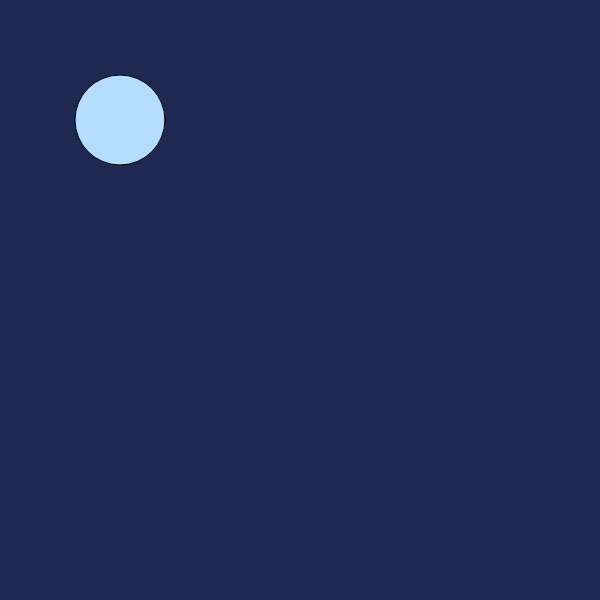
Frame 1 (no input)
Frame 60 (no input): identical to frame 1, image omitted
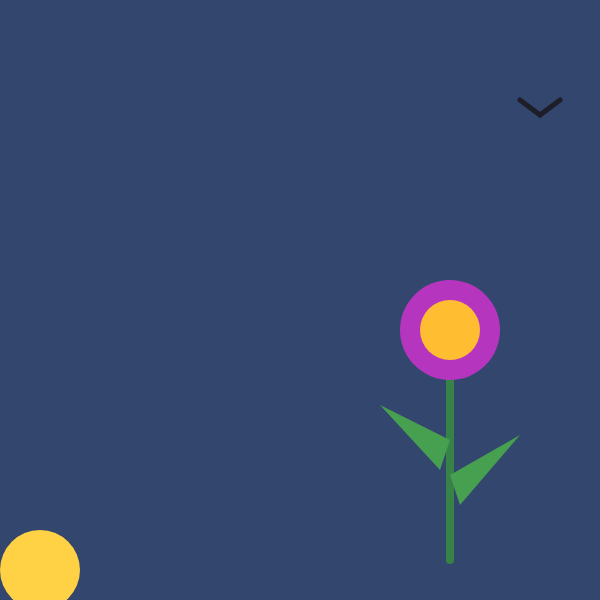
Frame 120 (the mouse pressed at the canvas centre since frame 60)

The p5.js sketch that drew these frames (run headless with seeded random() and noise() and a simulated clock; from frame 60 on, the mouse is pressed at the canvas centre):

// p5.js sketch
// ── sketch.js

let clickCount = 0;
//外圈花朵的颜色
let flowerR = 0;
let flowerG = 1;
let flowerB = 2;

function setup() {
  createCanvas(600, 600);
}
//背景颜色
function draw() {
  if (clickCount === 0) {
    background(30, 40, 80)
  } 
else if (clickCount === 1) {
    background(50, 70, 110)
  } 
else if (clickCount === 2) {
    background(70, 100, 150)
  } else if (clickCount === 3) {
    background(90, 140, 190)
  } 
else if (clickCount === 4) {
    background(120, 180, 220)
  } 
  else if (clickCount === 5) {
    background(170, 220, 245)
  }
//月亮
  if (clickCount === 0) {
fill(180, 220, 255)
circle(120, 120, 90);
  }
  //if (clickCount >0) {
  //noStrokw()
  //
 // }
  
//太阳
  //if clickCount = 0 nonono
  if (clickCount === 1) {
  push();
  translate(40, 570);
  noStroke();
  fill(255, 210, 70);
  circle(0, 0, 80);
  pop();
} else if (clickCount === 2) {
  push();
  translate(60, 470);
  noStroke();
  fill(255, 210, 70);
  circle(0, 0, 90);
  pop();
} else if (clickCount === 3) {
  push();
  translate(80, 350);
  noStroke()
  fill(255, 210, 70);
  circle(0, 0, 100);
  pop();
} else if (clickCount === 4) {
  push();
  translate(100, 220);
  noStroke();
  fill(255, 210, 70);
  circle(0, 0, 110);
  pop();
} else if (clickCount === 5) {
  push();
  translate(120, 110);
  noStroke();
  fill(255, 210, 70);
  circle(0, 0, 120);
  pop();
  }
//叶子
  if (clickCount > 0) {
    push();
    translate(450, 330);

    stroke(55, 130, 70);//小绿
    strokeWeight(8);
    line(0, 30, 0, 230);//起点X, 起点Y, 终点X, 终点Y

    noStroke();
    fill(70, 160, 80);
    //第一个点X, 第一个点Y,
 // 第二个点X, 第二个点Y,
 // 第三个点X, 第三个点Y
    triangle(0, 110, -70, 75, -10, 140);
    triangle(0, 145, 70, 105, 10, 175);

    pop();
  }
//外面的花瓣
  if (clickCount > 0) {
    let flowerSize = 100;

    if (clickCount === 1) {
      flowerSize = 100;
    } else if (clickCount === 2) {
      flowerSize = 120;
    } else if (clickCount === 3) {
      flowerSize = 150;
    } else if (clickCount === 4) {
      flowerSize = 180;
    } else if (clickCount === 5) {
      flowerSize = 200;
    }
//花的颜色
    push();
    translate(450, 330);

    noStroke();
    fill(flowerR, flowerG, flowerB);
    circle(0, 0, flowerSize);
// 中间的花心
    fill(255, 190, 50);
    circle(0, 0, 60)

    pop();
  }
//鸟
  if (clickCount > 0) {
    stroke(30, 30, 40);
    strokeWeight(5);

    if (clickCount === 1) {
      push();
      translate(540, 100);
      line(-20, 0, 0, 15);
      line(0, 15, 20, 0);
      pop();
    } else if (clickCount === 2) {
      push();
      translate(450, 130);
      line(-20, 0, 0, 15);
    
      pop();
    } else if (clickCount === 3) {
      push();
      translate(350, 160);
      line(-20, 0, 0, 15);
      line(0, 15, 20, 0);
      pop();
    } else if (clickCount === 4) {
      push();
      translate(250, 140);
      line(-20, 0, 0, 15);
      pop();
    } else if (clickCount === 5) {
      push();
      translate(190, 110);
      line(-20, 0, 0, 15);
      line(0, 15, 20, 0);
      pop();
    }
  }
}
//随机颜色
function mousePressed() {
  clickCount = clickCount + 1;

  if (clickCount > 5) {
    clickCount = 0;
  }

  if (clickCount > 0) {
    flowerR = random(0, 255);
    flowerG = random(0, 255);
    flowerB = random(0, 255);
  }
}
